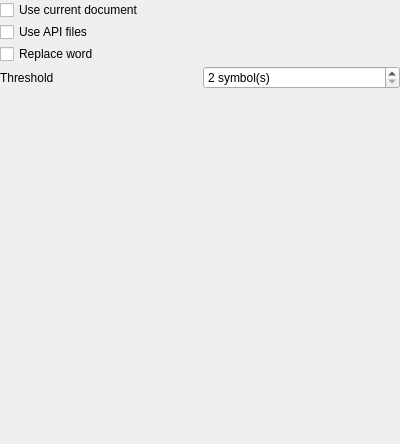
<ui version="4.0" >
 <class>AutocompletePage</class>
 <widget class="QWidget" name="AutocompletePage" >
  <property name="geometry" >
   <rect>
    <x>0</x>
    <y>0</y>
    <width>400</width>
    <height>444</height>
   </rect>
  </property>
  <property name="windowTitle" >
   <string/>
  </property>
  <layout class="QVBoxLayout" >
   <property name="margin" >
    <number>0</number>
   </property>
   <property name="spacing" >
    <number>2</number>
   </property>
   <item>
    <widget class="QCheckBox" name="useDocumentChk" >
     <property name="text" >
      <string>Use current document</string>
     </property>
    </widget>
   </item>
   <item>
    <widget class="QCheckBox" name="useApiChk" >
     <property name="text" >
      <string>Use API files</string>
     </property>
    </widget>
   </item>
   <item>
    <widget class="QCheckBox" name="replaceWordChk" >
     <property name="text" >
      <string>Replace word</string>
     </property>
    </widget>
   </item>
   <item>
    <layout class="QHBoxLayout" >
     <property name="margin" >
      <number>0</number>
     </property>
     <property name="spacing" >
      <number>6</number>
     </property>
     <item>
      <widget class="QLabel" name="label" >
       <property name="text" >
        <string>Threshold</string>
       </property>
      </widget>
     </item>
     <item>
      <widget class="QSpinBox" name="thresholdSpin" >
       <property name="specialValueText" >
        <string/>
       </property>
       <property name="suffix" >
        <string> symbol(s)</string>
       </property>
       <property name="maximum" >
        <number>8</number>
       </property>
       <property name="minimum" >
        <number>2</number>
       </property>
       <property name="value" >
        <number>2</number>
       </property>
      </widget>
     </item>
    </layout>
   </item>
   <item>
    <spacer>
     <property name="orientation" >
      <enum>Qt::Vertical</enum>
     </property>
     <property name="sizeHint" >
      <size>
       <width>181</width>
       <height>201</height>
      </size>
     </property>
    </spacer>
   </item>
  </layout>
 </widget>
 <resources/>
 <connections/>
</ui>
